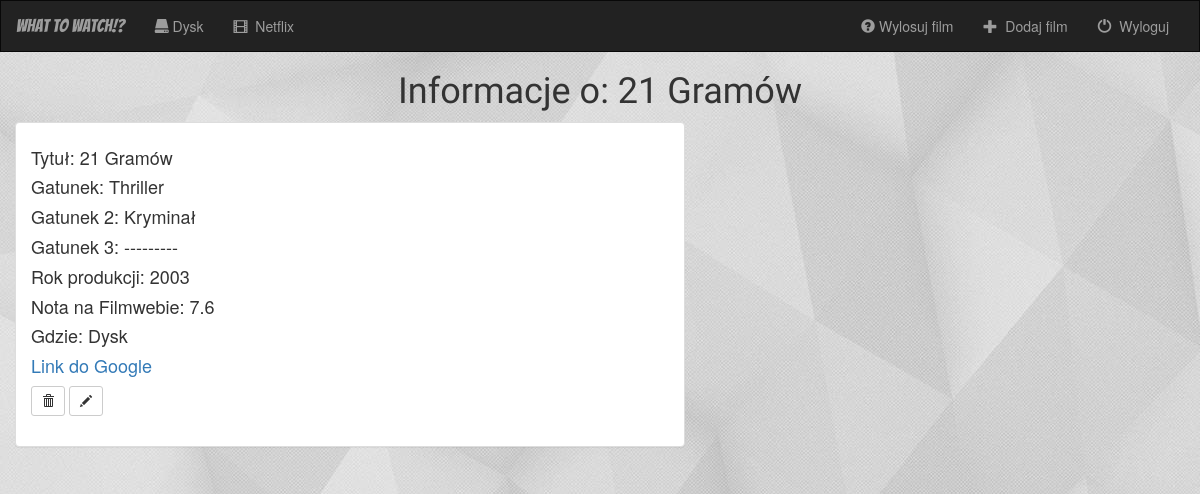
Screenshot of /film/detail/13/ with the database file from the repository.
### film/models.py (models this page shows, shortened)
class Film(models.Model):
    CHOICE_GENRE = (
        ('Akcja', 'Akcja'),
        ('Animowany', 'Animowany'),
        ('Biograficzny', 'Biograficzny'),
        ('Dokumentalny', 'Dokumentalny'),
        ('Dramat', 'Dramat'),
        ('Familijny', 'Familijny'),
        ('Fantasy', 'Fantasy'),
        ('Gangsterski', 'Gangsterski'),
        ('Historyczny', 'Historyczny'),
        ('Horror', 'Horror'),
        ('Katastroficzny', 'Katastroficzny'),
        ('Komedia', 'Komedia'),
        ('Kryminal', 'Kryminal'),
        ('Melodramat', 'Melodramat'),
        ('Muzyczny', 'Muzyczny'),
        ('Obyczajowy', 'Obyczajowy'),
        ('Polityczny', 'Polityczny'),
        ('Prawniczy', 'Prawniczy'),
        ('Przygodowy', 'Przygodowy'),
        ('Psychologiczny', 'Psychologiczny'),
        ('Science fiction', 'Science fiction'),
        ('Sensacyjny', 'Sensacyjny'),
        ('Sportowy', 'Sportowy'),
        ('Szpiegowski', 'Szpiegowski'),
        ('Sztuki walki', 'Sztuki walki'),
        ('Thriller', 'Thriller'),
        ('Western', 'Western'),
        ('Wojenny', 'Wojenny'),
    )
    CHOICE_GENRE2 = (
        ('---------', '---------'),
        ('Akcja', 'Akcja'),
        ('Animowany', 'Animowany'),
        ('Biograficzny', 'Biograficzny'),
        ('Dokumentalny', 'Dokumentalny'),
        ('Dramat', 'Dramat'),
        ('Familijny', 'Familijny'),
        ('Fantasy', 'Fantasy'),
        ('Gangsterski', 'Gangsterski'),
        ('Historyczny', 'Historyczny'),
        ('Horror', 'Horror'),
        ('Katastroficzny', 'Katastroficzny'),
        ('Komedia', 'Komedia'),
        ('Kryminal', 'Kryminal'),
        ('Melodramat', 'Melodramat'),
        ('Muzyczny', 'Muzyczny'),
        ('Obyczajowy', 'Obyczajowy'),
        ('Polityczny', 'Polityczny'),
        ('Prawniczy', 'Prawniczy'),
        ('Przygodowy', 'Przygodowy'),
        ('Psychologiczny', 'Psychologiczny'),
        ('Science fiction', 'Science fiction'),
        ('Sensacyjny', 'Sensacyjny'),
        ('Sportowy', 'Sportowy'),
        ('Szpiegowski', 'Szpiegowski'),
        ('Sztuki walki', 'Sztuki walki'),
        ('Thriller', 'Thriller'),
        ('Western', 'Western'),
        ('Wojenny', 'Wojenny'),
    )
    CHOICE_WHERE = (
        ('Dysk', 'Dysk'),
        ('Netflix', 'Netflix'),
    )
    tytul = models.CharField(max_length=500)
    gatunek = models.CharField(max_length=20, choices=CHOICE_GENRE)
    gatunek2 = models.CharField(max_length=20, choices=CHOICE_GENRE2, default='1')
    gatunek3 = models.CharField(max_length=20, choices=CHOICE_GENRE2, default='1')
    rok = models.IntegerField(null=True, default=2000)
    nota = models.DecimalField(null=True, blank=True, decimal_places=1, max_digits=10, default=7.5)
    gdzie = models.CharField(max_length=8, choices=CHOICE_WHERE, default=1)

### film/views.py (the view)
# urls.py: url(r'^detail/(?P<pk>[0-9]+)/$', views.DetailView.as_view(), name='detail'),
class DetailView(generic.DetailView):
    model = Film
    template_name = 'film/detail.html'

### film/templates/film/detail.html (shortened to what this page needs)
{% extends 'film/base.html' %}
{% block body %}
<h1 class="site-header">Informacje o: {{ film.tytul }}</h1>
<div class="container-fluid">
    <div class="row">
        <div class="col-sm-12 col-md-7">
            <div class="panel panel-default">
                <div class="panel-body">
                    <form class="form-horizontal" action="" method="post" enctype="multipart/form-data">
                        <div class="form-group">
                            <div class="col-xs-8 col-xs-10">
                                <h4>Tytuł: {{ film.tytul }}</h4>
                                <h4>Gatunek: {{ film.gatunek }}</h4>
                                <h4>Gatunek 2: {{ film.gatunek2 }}</h4>
                                <h4>Gatunek 3: {{ film.gatunek3 }}</h4>
                                <h4>Rok produkcji: {{ film.rok }}</h4>
                                <h4>Nota na Filmwebie: {{ film.nota }}</h4>
                                <h4>Gdzie: {{ film.gdzie }}</h4>
                                <h4><a id="link-google" href="https://www.google.pl/search?q={{ film.tytul }} film" target="_blank"> Link do
                                    Google</a></h4>
                                <form action="{% url 'film:film-delete' film.id %}" method="post"
                                      style="display: inline;">
                                    <button type="submit" class="btn btn-default btn-sm" title="Usuń">
                                        <span class="glyphicon glyphicon-trash"></span>
                                    </button>
                                    <a href="{% url 'film:film-update' film.id %}" class="btn btn-default btn-sm"
                                       role="button" title="Edytuj">
                                        <span class="glyphicon glyphicon-pencil"></span>
                                    </a>
                                </form>
                            </div>
                        </div>
                    </form>
                </div>
            </div>
        </div>
    </div>
</div>
{% endblock %}

### film/static/film/style.css (style rules this page uses)
body { background: url("images/background.png"); }
.site-header { font-family: 'Faustina', semi-bold italic; text-align: center; }

### rows the page displays
Film: tytul "21 Gramów", gatunek "Thriller", gatunek2 "Kryminał", gatunek3 "---------", rok "2003", nota "7.6", gdzie "Dysk"
